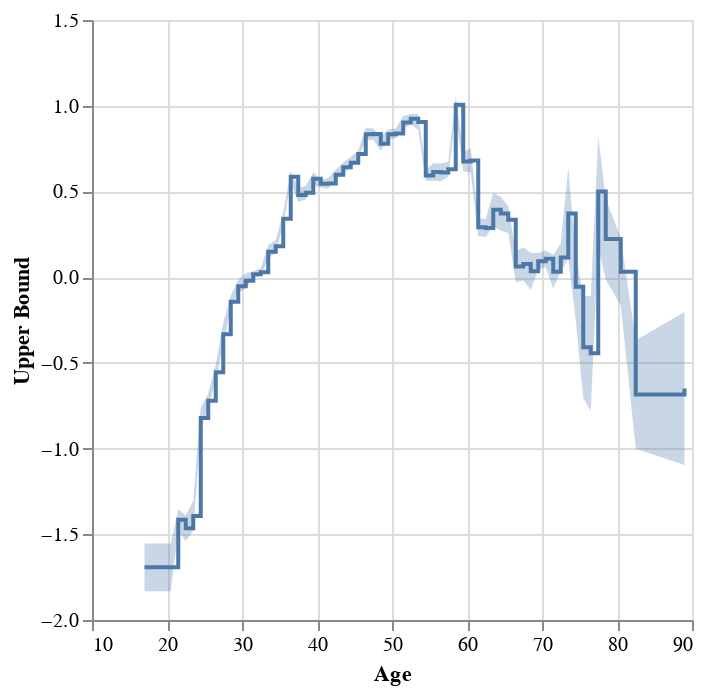

Write notebook code for a chart like this one.
### Code cell
ans = eag.run("Visually display the contribution of the term Age to predictions.")
print(ans)

### Figure 1 — Vega-Lite specification as saved in the notebook (floating-point values rounded to 4 significant figures)
{"config": {"view": {"continuousWidth": 300, "continuousHeight": 300}}, "layer": [{"mark": {"type": "line", "interpolate": "step-after"}, "encoding": {"x": {"field": "Age", "type": "quantitative"}, "y": {"field": "Contribution", "type": "quantitative"}}}, {"mark": {"type": "errorband"}, "encoding": {"x": {"field": "Age", "type": "quantitative"}, "y": {"field": "Upper Bound", "type": "quantitative"}, "y2": {"field": "Lower Bound"}}}], "data": {"name": "data-972d77863b7057c464b9f2686e522416"}, "$schema": "https://vega.github.io/schema/vega-lite/v5.8.0.json", "datasets": {"data-972d77863b7057c464b9f2686e522416": [{"Age": 17.0, "Contribution": -1.693, "Upper Bound": -1.553, "Lower Bound": -1.832}, {"Age": 17.5, "Contribution": -1.693, "Upper Bound": -1.553, "Lower Bound": -1.832}, {"Age": 18.5, "Contribution": -1.693, "Upper Bound": -1.553, "Lower Bound": -1.832}, {"Age": 19.5, "Contribution": -1.693, "Upper Bound": -1.553, "Lower Bound": -1.832}, {"Age": 20.5, "Contribution": -1.693, "Upper Bound": -1.553, "Lower Bound": -1.832}, {"Age": 21.5, "Contribution": -1.415, "Upper Bound": -1.353, "Lower Bound": -1.477}, {"Age": 22.5, "Contribution": -1.465, "Upper Bound": -1.39, "Lower Bound": -1.54}, {"Age": 23.5, "Contribution": -1.393, "Upper Bound": -1.306, "Lower Bound": -1.479}, {"Age": 24.5, "Contribution": -0.8221, "Upper Bound": -0.7605, "Lower Bound": -0.8837}, {"Age": 25.5, "Contribution": -0.7211, "Upper Bound": -0.6805, "Lower Bound": -0.7616}, {"Age": 26.5, "Contribution": -0.5553, "Upper Bound": -0.51, "Lower Bound": -0.6005}, {"Age": 27.5, "Contribution": -0.3333, "Upper Bound": -0.2668, "Lower Bound": -0.3997}, {"Age": 28.5, "Contribution": -0.1434, "Upper Bound": -0.1087, "Lower Bound": -0.1782}, {"Age": 29.5, "Contribution": -0.05344, "Upper Bound": -0.01563, "Lower Bound": -0.09125}, {"Age": 30.5, "Contribution": -0.02161, "Upper Bound": 0.02233, "Lower Bound": -0.06555}, {"Age": 31.5, "Contribution": 0.01619, "Upper Bound": 0.03501, "Lower Bound": -0.00264}, {"Age": 32.5, "Contribution": 0.02869, "Upper Bound": 0.05202, "Lower Bound": 0.005354}, {"Age": 33.5, "Contribution": 0.1475, "Upper Bound": 0.186, "Lower Bound": 0.1091}, {"Age": 34.5, "Contribution": 0.1808, "Upper Bound": 0.2168, "Lower Bound": 0.1448}, {"Age": 35.5, "Contribution": 0.3411, "Upper Bound": 0.3764, "Lower Bound": 0.3058}, {"Age": 36.5, "Contribution": 0.5863, "Upper Bound": 0.6206, "Lower Bound": 0.5521}, {"Age": 37.5, "Contribution": 0.4798, "Upper Bound": 0.5215, "Lower Bound": 0.438}, {"Age": 38.5, "Contribution": 0.4921, "Upper Bound": 0.5316, "Lower Bound": 0.4525}, {"Age": 39.5, "Contribution": 0.5734, "Upper Bound": 0.6124, "Lower Bound": 0.5344}, {"Age": 40.5, "Contribution": 0.5452, "Upper Bound": 0.5677, "Lower Bound": 0.5227}, {"Age": 41.5, "Contribution": 0.5466, "Upper Bound": 0.5783, "Lower Bound": 0.5149}, {"Age": 42.5, "Contribution": 0.5974, "Upper Bound": 0.6262, "Lower Bound": 0.5686}, {"Age": 43.5, "Contribution": 0.6407, "Upper Bound": 0.6692, "Lower Bound": 0.6122}, {"Age": 44.5, "Contribution": 0.6675, "Upper Bound": 0.7009, "Lower Bound": 0.6341}, {"Age": 45.5, "Contribution": 0.7178, "Upper Bound": 0.7391, "Lower Bound": 0.6966}, {"Age": 46.5, "Contribution": 0.8338, "Upper Bound": 0.8719, "Lower Bound": 0.7956}, {"Age": 47.5, "Contribution": 0.835, "Upper Bound": 0.8671, "Lower Bound": 0.803}, {"Age": 48.5, "Contribution": 0.7786, "Upper Bound": 0.82, "Lower Bound": 0.7373}, {"Age": 49.5, "Contribution": 0.8333, "Upper Bound": 0.8611, "Lower Bound": 0.8055}, {"Age": 50.5, "Contribution": 0.8386, "Upper Bound": 0.8679, "Lower Bound": 0.8093}, {"Age": 51.5, "Contribution": 0.9024, "Upper Bound": 0.94, "Lower Bound": 0.8648}, {"Age": 52.5, "Contribution": 0.9233, "Upper Bound": 0.9524, "Lower Bound": 0.8943}, {"Age": 53.5, "Contribution": 0.9054, "Upper Bound": 0.9523, "Lower Bound": 0.8584}, {"Age": 54.5, "Contribution": 0.5935, "Upper Bound": 0.6244, "Lower Bound": 0.5626}, {"Age": 55.5, "Contribution": 0.613, "Upper Bound": 0.6644, "Lower Bound": 0.5617}, {"Age": 56.5, "Contribution": 0.6107, "Upper Bound": 0.6623, "Lower Bound": 0.5591}, {"Age": 57.5, "Contribution": 0.6294, "Upper Bound": 0.6736, "Lower Bound": 0.5852}, {"Age": 58.5, "Contribution": 1.005, "Upper Bound": 1.055, "Lower Bound": 0.9558}, {"Age": 59.5, "Contribution": 0.6742, "Upper Bound": 0.7308, "Lower Bound": 0.6176}, {"Age": 60.5, "Contribution": 0.6805, "Upper Bound": 0.7517, "Lower Bound": 0.6094}, {"Age": 61.5, "Contribution": 0.2906, "Upper Bound": 0.3433, "Lower Bound": 0.238}, {"Age": 62.5, "Contribution": 0.2871, "Upper Bound": 0.3385, "Lower Bound": 0.2357}, {"Age": 63.5, "Contribution": 0.3927, "Upper Bound": 0.4889, "Lower Bound": 0.2965}, {"Age": 64.5, "Contribution": 0.3711, "Upper Bound": 0.4708, "Lower Bound": 0.2715}, {"Age": 65.5, "Contribution": 0.3343, "Upper Bound": 0.4117, "Lower Bound": 0.2569}, {"Age": 66.5, "Contribution": 0.0621, "Upper Bound": 0.1527, "Lower Bound": -0.02849}, {"Age": 67.5, "Contribution": 0.07679, "Upper Bound": 0.1736, "Lower Bound": -0.02}, {"Age": 68.5, "Contribution": 0.03472, "Upper Bound": 0.1425, "Lower Bound": -0.07303}, {"Age": 69.5, "Contribution": 0.0923, "Upper Bound": 0.1412, "Lower Bound": 0.04335}, {"Age": 70.5, "Contribution": 0.1069, "Upper Bound": 0.1559, "Lower Bound": 0.05793}, {"Age": 71.5, "Contribution": 0.03184, "Upper Bound": 0.1299, "Lower Bound": -0.06622}, {"Age": 72.5, "Contribution": 0.1144, "Upper Bound": 0.1957, "Lower Bound": 0.03315}, {"Age": 73.5, "Contribution": 0.3717, "Upper Bound": 0.6372, "Lower Bound": 0.1062}, {"Age": 74.5, "Contribution": -0.05603, "Upper Bound": 0.1392, "Lower Bound": -0.2512}, {"Age": 75.5, "Contribution": -0.4097, "Upper Bound": -0.1124, "Lower Bound": -0.7069}, {"Age": 76.5, "Contribution": -0.4444, "Upper Bound": -0.1084, "Lower Bound": -0.7803}, {"Age": 77.5, "Contribution": 0.5003, "Upper Bound": 0.8186, "Lower Bound": 0.182}, {"Age": 78.5, "Contribution": 0.2225, "Upper Bound": 0.4585, "Lower Bound": -0.0134}, {"Age": 80.5, "Contribution": 0.03171, "Upper Bound": 0.2296, "Lower Bound": -0.1661}, {"Age": 82.5, "Contribution": -0.6842, "Upper Bound": -0.3676, "Lower Bound": -1.001}, {"Age": 89.0, "Contribution": -0.6494, "Upper Bound": -0.2036, "Lower Bound": -1.095}]}}
